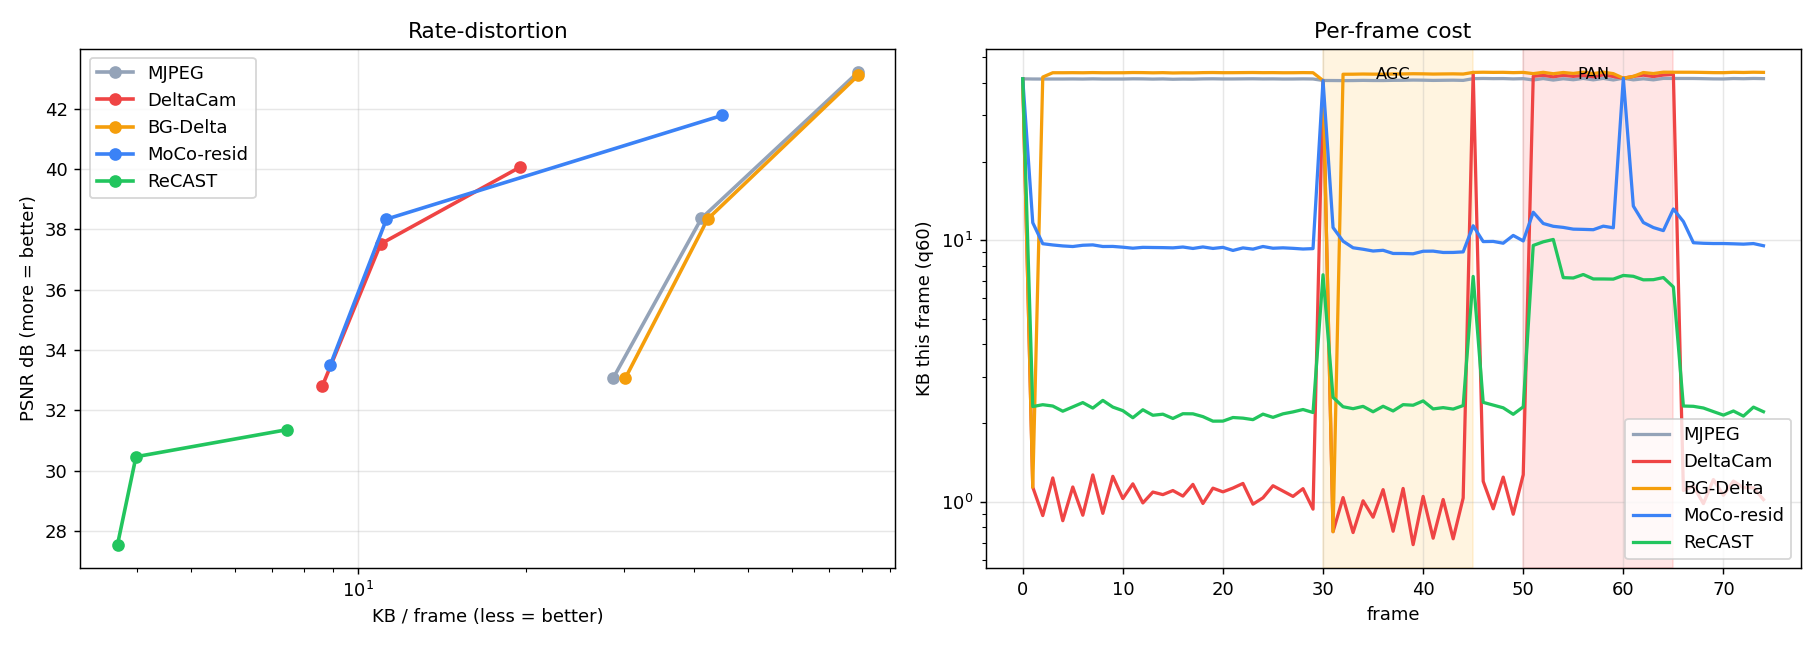

Generate this figure with Python:
#!/usr/bin/env python3
"""Rate-distortion bake-off on a controlled stress sequence:
MJPEG vs DeltaCam vs BG-Delta vs MoCo-residual vs ReCAST (novel).
Measures bytes/frame, reconstruction SSIM, and (ReCAST) cache-hit rate."""
import sys, numpy as np, cv2
TILE=16; KEY=30; THRESH=8; TOL=6      # TOL = Hamming tolerance for noise-robust hashing
NFR=75

def synth(n=NFR):
    """A realistic (structured, JPEG-compressible) scene with mild sensor noise."""
    H,W=480,640
    rng=np.random.default_rng(7)
    yy,xx=np.meshgrid(np.linspace(0,1,H),np.linspace(0,1,W),indexing='ij')
    bg=np.stack([(60+150*xx),(80+120*yy),(120+80*(1-xx))],axis=2).astype(np.uint8)  # smooth gradient
    cv2.rectangle(bg,(60,60),(220,200),(70,110,180),-1)        # structured shapes
    cv2.circle(bg,(470,150),70,(180,170,60),-1)
    cv2.putText(bg,"ROOM CAM",(180,360),cv2.FONT_HERSHEY_SIMPLEX,2,(240,240,240),4)
    out=[]
    for i in range(n):
        f=bg.copy()
        x=int(20+i*7)%(W-80)                                    # moving box
        f[200:280,x:x+70]=(40,200,40)
        f=np.clip(f.astype(np.int16)+rng.integers(-4,5,f.shape),0,255).astype(np.uint8)  # mild noise
        if 30<=i<45: f=np.clip(f.astype(np.int16)+22,0,255).astype(np.uint8)  # AGC drift
        if 50<=i<65: f=np.roll(f,(i-50)*4,axis=1)              # global pan
        out.append(f)
    return out

def gray(im): return cv2.cvtColor(im,cv2.COLOR_BGR2GRAY)
def enc(im,q): return cv2.imencode('.jpg',im,[cv2.IMWRITE_JPEG_QUALITY,q])[1]
def dec(b): return cv2.imdecode(np.frombuffer(b.tobytes(),np.uint8),cv2.IMREAD_COLOR)
def ssim(a,b):   # PSNR in dB (higher = better); bulletproof R-D metric
    mse=np.mean((a.astype(np.float64)-b.astype(np.float64))**2)
    return 99.0 if mse<1e-9 else float(10*np.log10(255*255/mse))

def crop(im): H,W=im.shape[:2]; return im[:H//TILE*TILE,:W//TILE*TILE]

def mjpeg(imgs,q):
    B=[];S=[]
    for im in imgs:
        e=enc(im,q);B.append(e.nbytes);S.append(ssim(gray(dec(e)),gray(im)))
    return np.array(B),np.array(S),0.0

def tile_replenish(imgs,q,background):
    H,W=imgs[0].shape[:2];ty,tx=H//TILE,W//TILE
    canvas=imgs[0].copy();ref=gray(canvas).astype(np.float32);bg=ref.copy();B=[];S=[]
    for n,im in enumerate(imgs):
        if n%KEY==0:
            e=enc(im,q);canvas=dec(e);ref=gray(canvas).astype(np.float32);bg=ref.copy();B.append(e.nbytes)
        else:
            g=gray(im).astype(np.float32);cmp=bg if background else ref
            tm=np.abs(g-cmp).reshape(ty,TILE,tx,TILE).mean(axis=(1,3))
            ys,xs=np.where(tm>THRESH);nd=len(ys)
            if nd==0: B.append(30)
            else:
                strip=np.zeros((nd*TILE,TILE,3),np.uint8)
                for k,(yy,xx) in enumerate(zip(ys,xs)): strip[k*TILE:(k+1)*TILE]=im[yy*TILE:(yy+1)*TILE,xx*TILE:(xx+1)*TILE]
                e=enc(strip,q);ds=dec(e)
                for k,(yy,xx) in enumerate(zip(ys,xs)): canvas[yy*TILE:(yy+1)*TILE,xx*TILE:(xx+1)*TILE]=ds[k*TILE:(k+1)*TILE]
                B.append(e.nbytes+nd*2)
            ref=gray(canvas).astype(np.float32)
            if background: bg=0.92*bg+0.08*g
        S.append(ssim(gray(canvas),gray(im)))
    return np.array(B),np.array(S),0.0

def moco(imgs,q):
    H,W=imgs[0].shape[:2];recon=imgs[0].copy();pg=gray(imgs[0]).astype(np.float32);B=[];S=[]
    for n,im in enumerate(imgs):
        if n%KEY==0:
            e=enc(im,q);recon=dec(e);B.append(e.nbytes)
        else:
            g=gray(im).astype(np.float32)
            try:(dx,dy),_=cv2.phaseCorrelate(pg,g)
            except:dx=dy=0.0
            pred=cv2.warpAffine(recon,np.float32([[1,0,dx],[0,1,dy]]),(W,H),borderMode=cv2.BORDER_REPLICATE)
            res=np.clip(im.astype(np.int16)-pred.astype(np.int16)+128,0,255).astype(np.uint8)
            e=enc(res,q);rd=dec(e).astype(np.int16)-128
            recon=np.clip(pred.astype(np.int16)+rd,0,255).astype(np.uint8);B.append(e.nbytes)
        pg=gray(im).astype(np.float32);S.append(ssim(gray(recon),gray(im)))
    return np.array(B),np.array(S),0.0

def block_hashes(g):
    """64-bit aHash per 16x16 block (vectorized). g: HxW gray uint8. -> dict of (yy,xx)->int."""
    H,W=g.shape;ty,tx=H//TILE,W//TILE
    g2=g.reshape(H//2,2,W//2,2).mean(axis=(1,3))                # 2x2 downsample
    blk=g2.reshape(ty,8,tx,8)                                   # 8x8 per block
    bm=blk.mean(axis=(1,3),keepdims=True)
    bits=(blk>bm).reshape(ty,8,tx,8).transpose(0,2,1,3).reshape(ty,tx,64)
    packed=np.packbits(bits.astype(np.uint8),axis=2)            # (ty,tx,8) bytes
    return {(yy,xx):int.from_bytes(packed[yy,xx].tobytes(),'big') for yy in range(ty) for xx in range(tx)}

def block_means(g):
    H,W=g.shape;ty,tx=H//TILE,W//TILE
    return g.reshape(ty,TILE,tx,TILE).mean(axis=(1,3))           # (ty,tx) luma mean

MEAN_TOL=4
def recast(imgs,q):
    """ReCAST v2: content-addressed block dedup + 1-byte luma-mean correction."""
    H,W=imgs[0].shape[:2];ty,tx=H//TILE,W//TILE
    cache={};B=[];S=[];hit=0;chg=0                              # cache: hash -> (pixels, luma_mean)
    e=enc(imgs[0],q);canvas=dec(e);B.append(e.nbytes)
    ph=block_hashes(gray(canvas));pm=block_means(gray(canvas))  # painted hash/mean per position
    for (yy,xx),h in ph.items():
        blk=canvas[yy*TILE:(yy+1)*TILE,xx*TILE:(xx+1)*TILE]
        cache[h]=(blk.copy(),float(pm[yy,xx]))
    S.append(ssim(gray(canvas),gray(imgs[0])))
    for n in range(1,len(imgs)):
        im=imgs[n];g=gray(im);cur=block_hashes(g);cm=block_means(g);cost=8;new=[]
        nph={};npm=pm.copy()
        for (yy,xx),h in cur.items():
            same_hash=(h^ph[(yy,xx)]).bit_count()<=TOL
            same_mean=abs(cm[yy,xx]-pm[yy,xx])<=MEAN_TOL
            if same_hash and same_mean: nph[(yy,xx)]=ph[(yy,xx)]; continue   # truly unchanged
            chg+=1
            hk=h if h in cache else next((ck for ck in cache if (h^ck).bit_count()<=TOL),None)
            if hk is not None:                                  # cache hit + brightness correct
                hit+=1; cblk,cmean=cache[hk]
                shifted=np.clip(cblk.astype(np.int16)+int(cm[yy,xx]-cmean),0,255).astype(np.uint8)
                canvas[yy*TILE:(yy+1)*TILE,xx*TILE:(xx+1)*TILE]=shifted
                cost+=5; nph[(yy,xx)]=hk; npm[yy,xx]=cm[yy,xx]  # ref(4) + mean(1)
            else:
                new.append((yy,xx,h)); nph[(yy,xx)]=h; npm[yy,xx]=cm[yy,xx]
        if new:
            strip=np.zeros((len(new)*TILE,TILE,3),np.uint8)
            for k,(yy,xx,h) in enumerate(new): strip[k*TILE:(k+1)*TILE]=im[yy*TILE:(yy+1)*TILE,xx*TILE:(xx+1)*TILE]
            e=enc(strip,q);ds=dec(e)
            for k,(yy,xx,h) in enumerate(new):
                pix=ds[k*TILE:(k+1)*TILE];canvas[yy*TILE:(yy+1)*TILE,xx*TILE:(xx+1)*TILE]=pix
                cache[h]=(pix.copy(),float(cm[yy,xx]))
            cost+=e.nbytes+len(new)*4
        ph=nph;pm=npm;B.append(cost);S.append(ssim(gray(canvas),gray(im)))
    return np.array(B),np.array(S),hit/max(chg,1)

def main():
    imgs=[crop(f) for f in synth()]
    print(f"SYNTHETIC stress: {len(imgs)} frames {imgs[0].shape[1]}x{imgs[0].shape[0]} "
          f"(box motion; AGC drift f30-45; pan f50-65)")
    QS=[30,60,90]
    codecs={"MJPEG":lambda q:mjpeg(imgs,q),"DeltaCam":lambda q:tile_replenish(imgs,q,False),
            "BG-Delta":lambda q:tile_replenish(imgs,q,True),"MoCo-resid":lambda q:moco(imgs,q),
            "ReCAST":lambda q:recast(imgs,q)}
    rd={}; timeline={}
    for name,fn in codecs.items():
        rd[name]=[]
        for q in QS:
            B,Sx,hr=fn(q); rd[name].append((B.mean(),Sx.mean()))
            if q==60: timeline[name]=B; extra=f"  cache-hit={hr*100:.0f}%" if name=="ReCAST" else ""
        print(f"  {name:<11}"+" ".join(f"{b/1024:5.2f}KB/{s:.1f}dB" for b,s in rd[name])+extra)
    print("  (per quality: KB-per-frame / PSNR(dB). Up-left on the curve wins.)")
    try:
        import matplotlib;matplotlib.use("Agg");import matplotlib.pyplot as plt
        col={"MJPEG":"#94a3b8","DeltaCam":"#ef4444","BG-Delta":"#f59e0b","MoCo-resid":"#3b82f6","ReCAST":"#22c55e"}
        fig,(ax1,ax2)=plt.subplots(1,2,figsize=(14,5))
        for k,v in rd.items():
            ax1.plot([b/1024 for b,s in v],[s for b,s in v],'-o',label=k,color=col[k],lw=2)
        ax1.set_xlabel("KB / frame (less = better)");ax1.set_ylabel("PSNR dB (more = better)")
        ax1.set_title("Rate-distortion");ax1.legend();ax1.grid(alpha=.3);ax1.set_xscale('log')
        for k,B in timeline.items(): ax2.plot(B/1024,label=k,color=col[k],lw=1.8)
        ax2.axvspan(30,45,color='orange',alpha=.12);ax2.axvspan(50,65,color='red',alpha=.10)
        ax2.text(37,ax2.get_ylim()[1]*.9,"AGC",ha='center',fontsize=9)
        ax2.text(57,ax2.get_ylim()[1]*.9,"PAN",ha='center',fontsize=9)
        ax2.set_xlabel("frame");ax2.set_ylabel("KB this frame (q60)")
        ax2.set_title("Per-frame cost");ax2.legend();ax2.grid(alpha=.3);ax2.set_yscale('log')
        plt.tight_layout();plt.savefig("sim/codec_bakeoff.png",dpi=130);print("chart -> sim/codec_bakeoff.png")
    except Exception as e:print("chart skip",e)
if __name__=="__main__":main()
